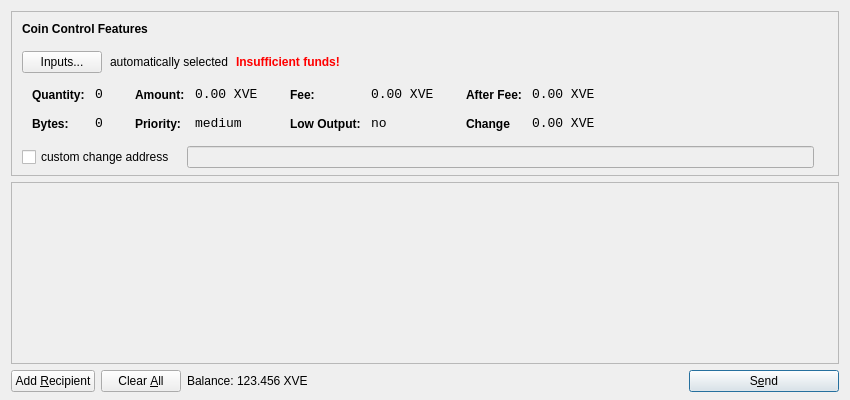
<?xml version="1.0" encoding="UTF-8"?>
<ui version="4.0">
 <class>SendCoinsDialog</class>
 <widget class="QDialog" name="SendCoinsDialog">
  <property name="geometry">
   <rect>
    <x>0</x>
    <y>0</y>
    <width>850</width>
    <height>400</height>
   </rect>
  </property>
  <property name="windowTitle">
   <string>Send Coins</string>
  </property>
  <layout class="QVBoxLayout" name="verticalLayout" stretch="0,1,0">
   <property name="bottomMargin">
    <number>8</number>
   </property>
   <item>
    <widget class="QFrame" name="frameCoinControl">
     <property name="sizePolicy">
      <sizepolicy hsizetype="Expanding" vsizetype="Expanding">
       <horstretch>0</horstretch>
       <verstretch>0</verstretch>
      </sizepolicy>
     </property>
     <property name="maximumSize">
      <size>
       <width>16777215</width>
       <height>16777215</height>
      </size>
     </property>
     <property name="frameShape">
      <enum>QFrame::StyledPanel</enum>
     </property>
     <property name="frameShadow">
      <enum>QFrame::Sunken</enum>
     </property>
     <layout class="QVBoxLayout" name="verticalLayoutCoinControl2">
      <property name="spacing">
       <number>-1</number>
      </property>
      <property name="leftMargin">
       <number>0</number>
      </property>
      <property name="topMargin">
       <number>0</number>
      </property>
      <property name="rightMargin">
       <number>0</number>
      </property>
      <property name="bottomMargin">
       <number>6</number>
      </property>
      <item>
       <layout class="QVBoxLayout" name="verticalLayoutCoinControl" stretch="0,0,0,0,1">
        <property name="spacing">
         <number>0</number>
        </property>
        <property name="leftMargin">
         <number>10</number>
        </property>
        <property name="topMargin">
         <number>10</number>
        </property>
        <item>
         <layout class="QHBoxLayout" name="horizontalLayoutCoinControl1">
          <property name="bottomMargin">
           <number>15</number>
          </property>
          <item>
           <widget class="QLabel" name="labelCoinControlFeatures">
            <property name="sizePolicy">
             <sizepolicy hsizetype="Preferred" vsizetype="Maximum">
              <horstretch>0</horstretch>
              <verstretch>0</verstretch>
             </sizepolicy>
            </property>
            <property name="font">
             <font>
              <weight>75</weight>
              <bold>true</bold>
             </font>
            </property>
            <property name="styleSheet">
             <string notr="true">font-weight:bold;</string>
            </property>
            <property name="text">
             <string>Coin Control Features</string>
            </property>
           </widget>
          </item>
         </layout>
        </item>
        <item>
         <layout class="QHBoxLayout" name="horizontalLayoutCoinControl2" stretch="0,0,0,0">
          <property name="spacing">
           <number>8</number>
          </property>
          <property name="bottomMargin">
           <number>10</number>
          </property>
          <item>
           <widget class="QPushButton" name="pushButtonCoinControl">
            <property name="styleSheet">
             <string notr="true"/>
            </property>
            <property name="text">
             <string>Inputs...</string>
            </property>
           </widget>
          </item>
          <item>
           <widget class="QLabel" name="labelCoinControlAutomaticallySelected">
            <property name="text">
             <string>automatically selected</string>
            </property>
            <property name="margin">
             <number>5</number>
            </property>
           </widget>
          </item>
          <item>
           <widget class="QLabel" name="labelCoinControlInsuffFunds">
            <property name="font">
             <font>
              <weight>75</weight>
              <bold>true</bold>
             </font>
            </property>
            <property name="styleSheet">
             <string notr="true">color:red;font-weight:bold;</string>
            </property>
            <property name="text">
             <string>Insufficient funds!</string>
            </property>
            <property name="margin">
             <number>5</number>
            </property>
           </widget>
          </item>
          <item>
           <spacer name="horizontalSpacerCoinControl">
            <property name="orientation">
             <enum>Qt::Horizontal</enum>
            </property>
            <property name="sizeHint" stdset="0">
             <size>
              <width>40</width>
              <height>1</height>
             </size>
            </property>
           </spacer>
          </item>
         </layout>
        </item>
        <item>
         <widget class="QWidget" name="widgetCoinControl" native="true">
          <property name="sizePolicy">
           <sizepolicy hsizetype="Preferred" vsizetype="Preferred">
            <horstretch>0</horstretch>
            <verstretch>0</verstretch>
           </sizepolicy>
          </property>
          <property name="minimumSize">
           <size>
            <width>0</width>
            <height>0</height>
           </size>
          </property>
          <property name="styleSheet">
           <string notr="true"/>
          </property>
          <layout class="QHBoxLayout" name="horizontalLayoutCoinControl5">
           <property name="margin">
            <number>0</number>
           </property>
           <item>
            <layout class="QHBoxLayout" name="horizontalLayoutCoinControl3" stretch="0,0,0,1">
             <property name="spacing">
              <number>20</number>
             </property>
             <property name="topMargin">
              <number>0</number>
             </property>
             <property name="bottomMargin">
              <number>10</number>
             </property>
             <item>
              <layout class="QFormLayout" name="formLayoutCoinControl1">
               <property name="horizontalSpacing">
                <number>10</number>
               </property>
               <property name="verticalSpacing">
                <number>14</number>
               </property>
               <property name="leftMargin">
                <number>10</number>
               </property>
               <property name="topMargin">
                <number>4</number>
               </property>
               <property name="rightMargin">
                <number>6</number>
               </property>
               <item row="0" column="0">
                <widget class="QLabel" name="labelCoinControlQuantityText">
                 <property name="styleSheet">
                  <string notr="true">font-weight:bold;</string>
                 </property>
                 <property name="text">
                  <string>Quantity:</string>
                 </property>
                 <property name="margin">
                  <number>0</number>
                 </property>
                </widget>
               </item>
               <item row="0" column="1">
                <widget class="QLabel" name="labelCoinControlQuantity">
                 <property name="font">
                  <font>
                   <family>Monospace</family>
                   <pointsize>10</pointsize>
                  </font>
                 </property>
                 <property name="cursor">
                  <cursorShape>IBeamCursor</cursorShape>
                 </property>
                 <property name="contextMenuPolicy">
                  <enum>Qt::ActionsContextMenu</enum>
                 </property>
                 <property name="text">
                  <string>0</string>
                 </property>
                 <property name="margin">
                  <number>0</number>
                 </property>
                 <property name="textInteractionFlags">
                  <set>Qt::LinksAccessibleByMouse|Qt::TextSelectableByKeyboard|Qt::TextSelectableByMouse</set>
                 </property>
                </widget>
               </item>
               <item row="1" column="0">
                <widget class="QLabel" name="labelCoinControlBytesText">
                 <property name="styleSheet">
                  <string notr="true">font-weight:bold;</string>
                 </property>
                 <property name="text">
                  <string>Bytes:</string>
                 </property>
                </widget>
               </item>
               <item row="1" column="1">
                <widget class="QLabel" name="labelCoinControlBytes">
                 <property name="font">
                  <font>
                   <family>Monospace</family>
                   <pointsize>10</pointsize>
                  </font>
                 </property>
                 <property name="cursor">
                  <cursorShape>IBeamCursor</cursorShape>
                 </property>
                 <property name="contextMenuPolicy">
                  <enum>Qt::ActionsContextMenu</enum>
                 </property>
                 <property name="text">
                  <string>0</string>
                 </property>
                 <property name="textInteractionFlags">
                  <set>Qt::LinksAccessibleByMouse|Qt::TextSelectableByKeyboard|Qt::TextSelectableByMouse</set>
                 </property>
                </widget>
               </item>
              </layout>
             </item>
             <item>
              <layout class="QFormLayout" name="formLayoutCoinControl2">
               <property name="horizontalSpacing">
                <number>10</number>
               </property>
               <property name="verticalSpacing">
                <number>14</number>
               </property>
               <property name="leftMargin">
                <number>6</number>
               </property>
               <property name="topMargin">
                <number>4</number>
               </property>
               <property name="rightMargin">
                <number>6</number>
               </property>
               <item row="0" column="0">
                <widget class="QLabel" name="labelCoinControlAmountText">
                 <property name="styleSheet">
                  <string notr="true">font-weight:bold;</string>
                 </property>
                 <property name="text">
                  <string>Amount:</string>
                 </property>
                 <property name="margin">
                  <number>0</number>
                 </property>
                </widget>
               </item>
               <item row="0" column="1">
                <widget class="QLabel" name="labelCoinControlAmount">
                 <property name="font">
                  <font>
                   <family>Monospace</family>
                   <pointsize>10</pointsize>
                  </font>
                 </property>
                 <property name="cursor">
                  <cursorShape>IBeamCursor</cursorShape>
                 </property>
                 <property name="contextMenuPolicy">
                  <enum>Qt::ActionsContextMenu</enum>
                 </property>
                 <property name="text">
                  <string>0.00 XVE</string>
                 </property>
                 <property name="textInteractionFlags">
                  <set>Qt::LinksAccessibleByMouse|Qt::TextSelectableByKeyboard|Qt::TextSelectableByMouse</set>
                 </property>
                </widget>
               </item>
               <item row="1" column="0">
                <widget class="QLabel" name="labelCoinControlPriorityText">
                 <property name="styleSheet">
                  <string notr="true">font-weight:bold;</string>
                 </property>
                 <property name="text">
                  <string>Priority:</string>
                 </property>
                </widget>
               </item>
               <item row="1" column="1">
                <widget class="QLabel" name="labelCoinControlPriority">
                 <property name="font">
                  <font>
                   <family>Monospace</family>
                   <pointsize>10</pointsize>
                  </font>
                 </property>
                 <property name="cursor">
                  <cursorShape>IBeamCursor</cursorShape>
                 </property>
                 <property name="contextMenuPolicy">
                  <enum>Qt::ActionsContextMenu</enum>
                 </property>
                 <property name="text">
                  <string>medium</string>
                 </property>
                 <property name="textInteractionFlags">
                  <set>Qt::LinksAccessibleByMouse|Qt::TextSelectableByKeyboard|Qt::TextSelectableByMouse</set>
                 </property>
                </widget>
               </item>
              </layout>
             </item>
             <item>
              <layout class="QFormLayout" name="formLayoutCoinControl3">
               <property name="horizontalSpacing">
                <number>10</number>
               </property>
               <property name="verticalSpacing">
                <number>14</number>
               </property>
               <property name="leftMargin">
                <number>6</number>
               </property>
               <property name="topMargin">
                <number>4</number>
               </property>
               <property name="rightMargin">
                <number>6</number>
               </property>
               <item row="0" column="0">
                <widget class="QLabel" name="labelCoinControlFeeText">
                 <property name="styleSheet">
                  <string notr="true">font-weight:bold;</string>
                 </property>
                 <property name="text">
                  <string>Fee:</string>
                 </property>
                 <property name="margin">
                  <number>0</number>
                 </property>
                </widget>
               </item>
               <item row="0" column="1">
                <widget class="QLabel" name="labelCoinControlFee">
                 <property name="font">
                  <font>
                   <family>Monospace</family>
                   <pointsize>10</pointsize>
                  </font>
                 </property>
                 <property name="cursor">
                  <cursorShape>IBeamCursor</cursorShape>
                 </property>
                 <property name="contextMenuPolicy">
                  <enum>Qt::ActionsContextMenu</enum>
                 </property>
                 <property name="text">
                  <string>0.00 XVE</string>
                 </property>
                 <property name="textInteractionFlags">
                  <set>Qt::LinksAccessibleByMouse|Qt::TextSelectableByKeyboard|Qt::TextSelectableByMouse</set>
                 </property>
                </widget>
               </item>
               <item row="1" column="0">
                <widget class="QLabel" name="labelCoinControlLowOutputText">
                 <property name="styleSheet">
                  <string notr="true">font-weight:bold;</string>
                 </property>
                 <property name="text">
                  <string>Low Output:</string>
                 </property>
                </widget>
               </item>
               <item row="1" column="1">
                <widget class="QLabel" name="labelCoinControlLowOutput">
                 <property name="font">
                  <font>
                   <family>Monospace</family>
                   <pointsize>10</pointsize>
                  </font>
                 </property>
                 <property name="cursor">
                  <cursorShape>IBeamCursor</cursorShape>
                 </property>
                 <property name="contextMenuPolicy">
                  <enum>Qt::ActionsContextMenu</enum>
                 </property>
                 <property name="text">
                  <string>no</string>
                 </property>
                 <property name="textInteractionFlags">
                  <set>Qt::LinksAccessibleByMouse|Qt::TextSelectableByKeyboard|Qt::TextSelectableByMouse</set>
                 </property>
                </widget>
               </item>
              </layout>
             </item>
             <item>
              <layout class="QFormLayout" name="formLayoutCoinControl4">
               <property name="horizontalSpacing">
                <number>10</number>
               </property>
               <property name="verticalSpacing">
                <number>14</number>
               </property>
               <property name="leftMargin">
                <number>6</number>
               </property>
               <property name="topMargin">
                <number>4</number>
               </property>
               <property name="rightMargin">
                <number>6</number>
               </property>
               <item row="0" column="0">
                <widget class="QLabel" name="labelCoinControlAfterFeeText">
                 <property name="styleSheet">
                  <string notr="true">font-weight:bold;</string>
                 </property>
                 <property name="text">
                  <string>After Fee:</string>
                 </property>
                 <property name="margin">
                  <number>0</number>
                 </property>
                </widget>
               </item>
               <item row="0" column="1">
                <widget class="QLabel" name="labelCoinControlAfterFee">
                 <property name="font">
                  <font>
                   <family>Monospace</family>
                   <pointsize>10</pointsize>
                  </font>
                 </property>
                 <property name="cursor">
                  <cursorShape>IBeamCursor</cursorShape>
                 </property>
                 <property name="contextMenuPolicy">
                  <enum>Qt::ActionsContextMenu</enum>
                 </property>
                 <property name="text">
                  <string>0.00 XVE</string>
                 </property>
                 <property name="textInteractionFlags">
                  <set>Qt::LinksAccessibleByMouse|Qt::TextSelectableByKeyboard|Qt::TextSelectableByMouse</set>
                 </property>
                </widget>
               </item>
               <item row="1" column="0">
                <widget class="QLabel" name="labelCoinControlChangeText">
                 <property name="styleSheet">
                  <string notr="true">font-weight:bold;</string>
                 </property>
                 <property name="text">
                  <string>Change</string>
                 </property>
                </widget>
               </item>
               <item row="1" column="1">
                <widget class="QLabel" name="labelCoinControlChange">
                 <property name="font">
                  <font>
                   <family>Monospace</family>
                   <pointsize>10</pointsize>
                  </font>
                 </property>
                 <property name="cursor">
                  <cursorShape>IBeamCursor</cursorShape>
                 </property>
                 <property name="contextMenuPolicy">
                  <enum>Qt::ActionsContextMenu</enum>
                 </property>
                 <property name="text">
                  <string>0.00 XVE</string>
                 </property>
                 <property name="textInteractionFlags">
                  <set>Qt::LinksAccessibleByMouse|Qt::TextSelectableByKeyboard|Qt::TextSelectableByMouse</set>
                 </property>
                </widget>
               </item>
              </layout>
             </item>
            </layout>
           </item>
          </layout>
         </widget>
        </item>
        <item>
         <layout class="QHBoxLayout" name="horizontalLayoutCoinControl4" stretch="0,0,0">
          <property name="spacing">
           <number>12</number>
          </property>
          <property name="sizeConstraint">
           <enum>QLayout::SetDefaultConstraint</enum>
          </property>
          <property name="topMargin">
           <number>5</number>
          </property>
          <property name="rightMargin">
           <number>5</number>
          </property>
          <item>
           <widget class="QCheckBox" name="checkBoxCoinControlChange">
            <property name="text">
             <string>custom change address</string>
            </property>
           </widget>
          </item>
          <item>
           <widget class="QLineEdit" name="lineEditCoinControlChange">
            <property name="enabled">
             <bool>false</bool>
            </property>
            <property name="sizePolicy">
             <sizepolicy hsizetype="Expanding" vsizetype="Fixed">
              <horstretch>0</horstretch>
              <verstretch>0</verstretch>
             </sizepolicy>
            </property>
           </widget>
          </item>
          <item>
           <widget class="QLabel" name="labelCoinControlChangeLabel">
            <property name="sizePolicy">
             <sizepolicy hsizetype="Preferred" vsizetype="Expanding">
              <horstretch>0</horstretch>
              <verstretch>0</verstretch>
             </sizepolicy>
            </property>
            <property name="minimumSize">
             <size>
              <width>0</width>
              <height>0</height>
             </size>
            </property>
            <property name="text">
             <string/>
            </property>
            <property name="margin">
             <number>3</number>
            </property>
           </widget>
          </item>
         </layout>
        </item>
        <item>
         <spacer name="verticalSpacerCoinControl">
          <property name="orientation">
           <enum>Qt::Vertical</enum>
          </property>
          <property name="sizeHint" stdset="0">
           <size>
            <width>800</width>
            <height>1</height>
           </size>
          </property>
         </spacer>
        </item>
       </layout>
      </item>
     </layout>
    </widget>
   </item>
   <item>
    <widget class="QScrollArea" name="scrollArea">
     <property name="widgetResizable">
      <bool>true</bool>
     </property>
     <widget class="QWidget" name="scrollAreaWidgetContents">
      <property name="geometry">
       <rect>
        <x>0</x>
        <y>0</y>
        <width>830</width>
        <height>165</height>
       </rect>
      </property>
      <layout class="QVBoxLayout" name="verticalLayout_2">
       <property name="margin">
        <number>0</number>
       </property>
       <item>
        <layout class="QVBoxLayout" name="entries">
         <property name="spacing">
          <number>6</number>
         </property>
        </layout>
       </item>
       <item>
        <spacer name="verticalSpacer">
         <property name="orientation">
          <enum>Qt::Vertical</enum>
         </property>
         <property name="sizeHint" stdset="0">
          <size>
           <width>20</width>
           <height>40</height>
          </size>
         </property>
        </spacer>
       </item>
      </layout>
     </widget>
    </widget>
   </item>
   <item>
    <layout class="QHBoxLayout" name="horizontalLayout">
     <item>
      <widget class="QPushButton" name="addButton">
       <property name="toolTip">
        <string>Send to multiple recipients at once</string>
       </property>
       <property name="text">
        <string>Add &amp;Recipient</string>
       </property>
       <property name="icon">
        <iconset resource="../bitcoin.qrc">
         <normaloff>:/icons/add</normaloff>:/icons/add</iconset>
       </property>
       <property name="autoDefault">
        <bool>false</bool>
       </property>
      </widget>
     </item>
     <item>
      <widget class="QPushButton" name="clearButton">
       <property name="sizePolicy">
        <sizepolicy hsizetype="Minimum" vsizetype="Fixed">
         <horstretch>0</horstretch>
         <verstretch>0</verstretch>
        </sizepolicy>
       </property>
       <property name="toolTip">
        <string>Remove all transaction fields</string>
       </property>
       <property name="text">
        <string>Clear &amp;All</string>
       </property>
       <property name="icon">
        <iconset resource="../bitcoin.qrc">
         <normaloff>:/icons/remove</normaloff>:/icons/remove</iconset>
       </property>
       <property name="autoRepeatDelay">
        <number>300</number>
       </property>
       <property name="autoDefault">
        <bool>false</bool>
       </property>
      </widget>
     </item>
     <item>
      <layout class="QHBoxLayout" name="horizontalLayout_2">
       <property name="spacing">
        <number>3</number>
       </property>
       <item>
        <widget class="QLabel" name="label">
         <property name="sizePolicy">
          <sizepolicy hsizetype="Preferred" vsizetype="Fixed">
           <horstretch>0</horstretch>
           <verstretch>0</verstretch>
          </sizepolicy>
         </property>
         <property name="text">
          <string>Balance:</string>
         </property>
        </widget>
       </item>
       <item>
        <widget class="QLabel" name="labelBalance">
         <property name="sizePolicy">
          <sizepolicy hsizetype="Preferred" vsizetype="Fixed">
           <horstretch>0</horstretch>
           <verstretch>0</verstretch>
          </sizepolicy>
         </property>
         <property name="cursor">
          <cursorShape>IBeamCursor</cursorShape>
         </property>
         <property name="text">
          <string>123.456 XVE</string>
         </property>
         <property name="textInteractionFlags">
          <set>Qt::LinksAccessibleByMouse|Qt::TextSelectableByKeyboard|Qt::TextSelectableByMouse</set>
         </property>
        </widget>
       </item>
      </layout>
     </item>
     <item>
      <spacer name="horizontalSpacer">
       <property name="orientation">
        <enum>Qt::Horizontal</enum>
       </property>
       <property name="sizeHint" stdset="0">
        <size>
         <width>40</width>
         <height>20</height>
        </size>
       </property>
      </spacer>
     </item>
     <item>
      <widget class="QPushButton" name="sendButton">
       <property name="minimumSize">
        <size>
         <width>150</width>
         <height>0</height>
        </size>
       </property>
       <property name="toolTip">
        <string>Confirm the send action</string>
       </property>
       <property name="text">
        <string>S&amp;end</string>
       </property>
       <property name="icon">
        <iconset resource="../bitcoin.qrc">
         <normaloff>:/icons/send</normaloff>:/icons/send</iconset>
       </property>
       <property name="default">
        <bool>true</bool>
       </property>
      </widget>
     </item>
    </layout>
   </item>
  </layout>
 </widget>
 <resources>
  <include location="../bitcoin.qrc"/>
 </resources>
 <connections/>
</ui>
